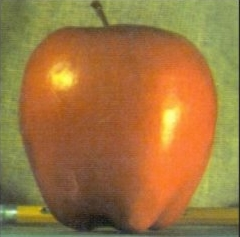
#> input picture apple.jpg, 240 x 237 px, given in place of j.png, which was not available
$ python morphop.py
#> lines starting #> are read from the running program, lines starting #| are printed output that depends on the picture; after the words box and inside, x2 and y2 are one past the last pixel; in counts of white or black regions, pixels touching at a corner belong together; pictures that were not available may be replaced by others from this repository, and a replacement may not be noted
import cv2
import numpy as np
img =cv2.imread('j.png',0)
#> img: shape (237, 240); min 17, max 241, mean 123.8
img2=cv2.imread('opening.png')
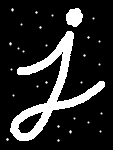
#> input picture opening.png, 113 x 150 px
#> img2 is the input picture: shape (150, 113, 3); min 0, max 255, mean 40.3
img3=cv2.imread('closing.png')
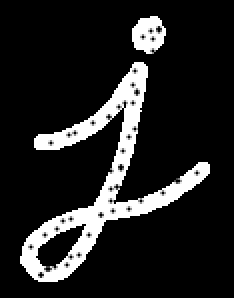
#> input picture closing.png, 117 x 149 px (shown 2 times larger)
#> img3 is the input picture: shape (149, 117, 3); min 0, max 255, mean 35.4
cv2.imshow("original",img)

kernel=np.ones((5,5),np.uint8)
erosion = cv2.erode(img,kernel,iterations=1)
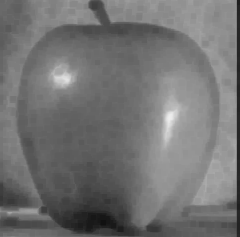
#> erosion: shape (237, 240); min 17, max 237, mean 114.4
dilation=cv2.dilate(img,kernel,iterations=1)
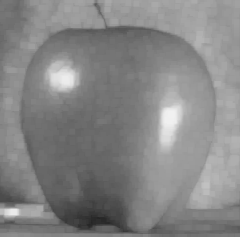
#> dilation: shape (237, 240); min 36, max 241, mean 133
opening=cv2.morphologyEx(img2,cv2.MORPH_OPEN,kernel)
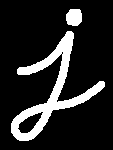
#> opening: shape (150, 113, 3); 15.1% white; 2 white regions, box (x1, y1, x2, y2) and area: (11, 31, 105, 141) 2326, (66, 9, 82, 26) 233
closing=cv2.morphologyEx(img3,cv2.MORPH_CLOSE,kernel)
gradient=cv2.morphologyEx(img,cv2.MORPH_GRADIENT,kernel)
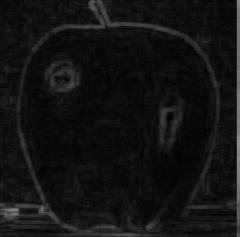
#> gradient: shape (237, 240); min 2, max 140, mean 18.6
tophat=cv2.morphologyEx(img,cv2.MORPH_TOPHAT,kernel)
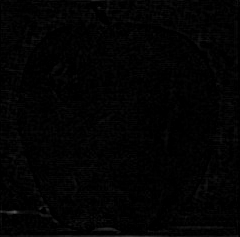
#> tophat: shape (237, 240); min 0, max 84, mean 2.9
blackhat=cv2.morphologyEx(img,cv2.MORPH_BLACKHAT,kernel)

cv2.imshow("eroded",erosion)
cv2.imshow("dilated",dilation)
cv2.imshow("opening ",opening)
cv2.imshow("closing",closing)
cv2.imshow("Gradient",gradient)
cv2.imshow("Top hat",tophat)
cv2.imshow("black hat",cv2.MORPH_BLACKHAT,kernel)
cv2.waitKey(0)
